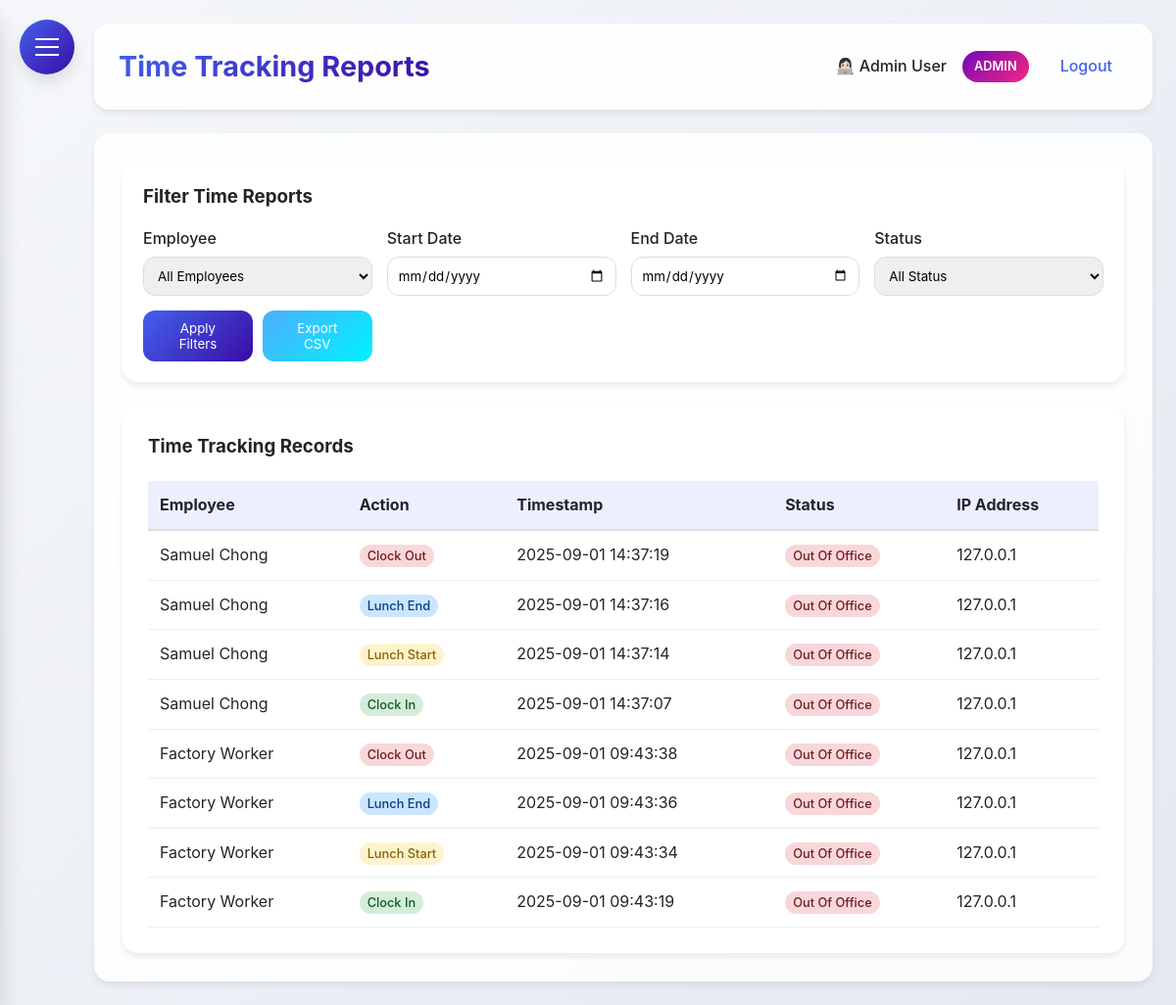
The page /time_reports (signed in) on the database its author committed.
### HerculesSystem.py (models this page shows, shortened)
class Employee(UserMixin, db.Model):
    id = db.Column(db.Integer, primary_key=True)
    username = db.Column(db.String(80), unique=True, nullable=False)
    password = db.Column(db.String(120), nullable=False)
    full_name = db.Column(db.String(120), nullable=False)
    email = db.Column(db.String(120), unique=True, nullable=False)
    department = db.Column(db.String(80))
    position = db.Column(db.String(80))
    hire_date = db.Column(db.Date)
    is_admin = db.Column(db.Boolean, default=False)
    user_type = db.Column(db.String(20), default='employee')  # admin, supervisor, office, factory
    last_clock_in = db.Column(db.DateTime)
    last_clock_out = db.Column(db.DateTime)
    last_lunch_start = db.Column(db.DateTime)
    last_lunch_end = db.Column(db.DateTime)

class TimeTracking(db.Model):
    id = db.Column(db.Integer, primary_key=True)
    employee_id = db.Column(db.Integer, db.ForeignKey('employee.id'), nullable=False)
    action_type = db.Column(db.String(20), nullable=False)  # clock_in, clock_out, lunch_start, lunch_end
    timestamp = db.Column(db.DateTime, default=datetime.utcnow)
    status = db.Column(db.String(20))  # in_office, out_of_office
    ip_address = db.Column(db.String(45))
    employee = db.relationship('Employee', backref=db.backref('time_tracking', lazy=True))

### HerculesSystem.py (the view)
@app.route('/time_reports')
@login_required
def time_reports():
    employees = Employee.query.all() if current_user.user_type == 'admin' else []
    if current_user.user_type == 'admin':
        employee_id = request.args.get('employee_id')
        start_date = request.args.get('start_date')
        end_date = request.args.get('end_date')
        status = request.args.get('status')
        query = TimeTracking.query.join(Employee)
        if employee_id:
            query = query.filter(TimeTracking.employee_id == employee_id)
        if start_date:
            query = query.filter(TimeTracking.timestamp >= start_date)
        if end_date:
            query = query.filter(TimeTracking.timestamp <= end_date + ' 23:59:59')
        if status:
            query = query.filter(TimeTracking.status == status)
        time_records = query.order_by(TimeTracking.timestamp.desc()).all()
    else:
        time_records = TimeTracking.query.filter_by(employee_id=current_user.id).order_by(TimeTracking.timestamp.desc()).all()
    return render_template('time_reports.html', time_records=time_records, employees=employees)

### HerculesSystem.py (called while the page is built)
@app.after_request
def add_security_headers(response):
    response.headers['Permissions-Policy'] = 'geolocation=()'
    return response

@login_manager.user_loader
def load_user(user_id):
    return db.session.get(Employee, int(user_id))

@app.context_processor
def inject_now():
    return {'now': datetime.utcnow()}

@app.before_request
def before_request():
    if request.url.startswith('https://'):
        new_url = request.url.replace('https://', 'http://', 1)
        return redirect(new_url, code=301)

### templates/time_reports.html (shortened to what this page needs)
{% extends "base.html" %}
{% block content %}
<div class="dashboard-container">
    {% if current_user.user_type == 'admin' %}
    <div class="glass" style="padding: 20px; border-radius: var(--border-radius-lg); margin-bottom: 25px;">
        <h3 style="margin-bottom: 15px;">Filter Time Reports</h3>
        <form id="filterForm" method="GET" action="{{ url_for('time_reports') }}">
            <div style="display: grid; grid-template-columns: repeat(auto-fit, minmax(200px, 1fr)); gap: 15px; align-items: end;">
                <div>
                    <label style="display: block; margin-bottom: 5px; font-weight: 500;">Employee</label>
                    <select name="employee_id" style="width: 100%; padding: 10px; border-radius: var(--border-radius); border: 1px solid #ddd;">
                        <option value="">All Employees</option>
                    </select>
                </div>
                <div>
                    <label style="display: block; margin-bottom: 5px; font-weight: 500;">Start Date</label>
                    <input type="date" name="start_date" value="{{ request.args.get('start_date', '') }}" style="width: 100%; padding: 10px; border-radius: var(--border-radius); border: 1px solid #ddd;">
                </div>
                <div>
                    <label style="display: block; margin-bottom: 5px; font-weight: 500;">End Date</label>
                    <input type="date" name="end_date" value="{{ request.args.get('end_date', '') }}" style="width: 100%; padding: 10px; border-radius: var(--border-radius); border: 1px solid #ddd;">
                </div>
                <div>
                    <label style="display: block; margin-bottom: 5px; font-weight: 500;">Status</label>
                    <select name="status" style="width: 100%; padding: 10px; border-radius: var(--border-radius); border: 1px solid #ddd;">
                        <option value="" {% if not request.args.get('status') %}selected{% endif %}>All Status</option>
                    </select>
                </div>
                <div style="display: flex; gap: 10px;">
                    <button type="submit" style="background: var(--gradient-primary); color: white; padding: 10px 20px; border: none; border-radius: var(--border-radius); cursor: pointer; flex: 1;">
                        Apply Filters
                    </button>
                    <button type="button" id="exportButton" style="background: linear-gradient(135deg, #4facfe 0%, #00f2fe 100%); color: white; padding: 10px 20px; border: none; border-radius: var(--border-radius); cursor: pointer; flex: 1;">
                        Export CSV
                    </button>
                </div>
            </div>
        </form>
    </div>
    {% endif %}
    <div class="glass" style="padding: 25px; border-radius: var(--border-radius-lg);">
        <h3 style="margin-bottom: 20px;">Time Tracking Records</h3>
        {% if time_records %}
        <div style="overflow-x: auto;">
            <table style="width: 100%; border-collapse: collapse;">
                <thead>
                    <tr style="background: rgba(67, 97, 238, 0.1);">
                        {% if current_user.user_type == 'admin' %}
                        <th style="padding: 12px; text-align: left; border-bottom: 2px solid #ddd;">Employee</th>
                        {% endif %}
                        <th style="padding: 12px; text-align: left; border-bottom: 2px solid #ddd;">Action</th>
                        <th style="padding: 12px; text-align: left; border-bottom: 2px solid #ddd;">Timestamp</th>
                        {% if current_user.user_type == 'admin' %}
                        <th style="padding: 12px; text-align: left; border-bottom: 2px solid #ddd;">Status</th>
                        <th style="padding: 12px; text-align: left; border-bottom: 2px solid #ddd;">IP Address</th>
                        {% endif %}
                    </tr>
                </thead>
                <tbody>
                    {% for record in time_records %}
                    <tr>
                        {% if current_user.user_type == 'admin' %}
                        <td style="padding: 12px; border-bottom: 1px solid #eee;">{{ record.employee.full_name }}</td>
                        {% endif %}
                        <td style="padding: 12px; border-bottom: 1px solid #eee;">
                            <span style="
                                padding: 4px 8px;
                                border-radius: 12px;
                                font-size: 0.8rem;
                                font-weight: 500;
                                {% if record.action_type == 'clock_in' %}background: #d4edda; color: #155724;
                                {% elif record.action_type == 'clock_out' %}background: #f8d7da; color: #721c24;
                                {% elif record.action_type == 'lunch_start' %}background: #fff3cd; color: #856404;
                                {% elif record.action_type == 'lunch_end' %}background: #cce5ff; color: #004085;
                                {% endif %}
                            ">
                                {{ record.action_type.replace('_', ' ').title() }}
                            </span>
                        </td>
                        <td style="padding: 12px; border-bottom: 1px solid #eee;">{{ record.timestamp.strftime('%Y-%m-%d %H:%M:%S') }}</td>
                        {% if current_user.user_type == 'admin' %}
                        <td style="padding: 12px; border-bottom: 1px solid #eee;">
                            <span style="
                                padding: 4px 8px;
                                border-radius: 12px;
                                font-size: 0.8rem;
                                font-weight: 500;
                                {% if record.status == 'in_office' %}background: #d4edda; color: #155724;
                                {% else %}background: #f8d7da; color: #721c24;
                                {% endif %}
                            ">
                                {{ record.status.replace('_', ' ').title() if record.status else 'N/A' }}
                            </span>
                        </td>
                        <td style="padding: 12px; border-bottom: 1px solid #eee;">{{ record.ip_address or 'N/A' }}</td>
                        {% endif %}
                    </tr>
                    {% endfor %}
                </tbody>
            </table>
        </div>
        {% else %}
        <p style="text-align: center; color: var(--gray); padding: 40px;">No time tracking records found.</p>
        {% endif %}
    </div>
</div>
{% endblock %}

### templates/base.html (shortened to what this page needs)
<!DOCTYPE html>
<html lang="en">
<head>
</head>
<body>
    <div class="hamburger-menu" id="hamburgerMenu">
        <span></span>
    </div>
    <div class="main-content" id="mainContent">
        <div class="header">
            <h1>{% block header %}Hercules HR{% endblock %}</h1>
            <div class="user-info">
                {% if current_user.is_authenticated %}
                <span>👩🏻‍💻 {{ current_user.full_name }}</span>
                {% if current_user.user_type == 'admin' %}
                <span class="admin-badge">ADMIN</span>
                {% endif %}
                <a href="{{ url_for('logout') }}">Logout</a>
                {% else %}
                <a href="{{ url_for('login') }}">Login</a>
                {% endif %}
            </div>
        </div>
        <div class="content">
            {% block content %}{% endblock %}
        </div>
    </div>
</body>
</html>

### templates/base.html (style rules this page uses)
:root { --primary: #4361ee; --secondary: #3a0ca3; --accent: #7209b7; --success: #4cc9f0; --danger: #f72585; --warning: #fca311; --info: #4895ef; --light: #f8f9fa; --dark: #212529; --gray: #6c757d; --gradient-primary: linear-gradient(135deg, #4361ee, #3a0ca3); --gradient-accent: linear-gradient(135deg, #7209b7, #f72585); --shadow-sm: 0 4px 6px rgba(0, 0, 0, 0.07); --shadow-md: 0 8px 15px rgba(0, 0, 0, 0.1); --shadow-lg: 0 15px 25px rgba(0, 0, 0, 0.15); --border-radius: 12px; --border-radius-lg: 16px; --border-radius-xl: 20px; --sidebar-radius: 20px; }
* { margin: 0; padding: 0; box-sizing: border-box; font-family: 'Inter', 'Segoe UI', system-ui, -apple-system, sans-serif; }
body { display: flex; min-height: 100vh; background: linear-gradient(135deg, #f5f7fa 0%, #e4e8f0 100%); color: var(--dark); line-height: 1.6; }
.glass { background: rgba(255, 255, 255, 0.85); backdrop-filter: blur(10px); border-radius: var(--border-radius); border: 1px solid rgba(255, 255, 255, 0.2); box-shadow: var(--shadow-sm); }
.hamburger-menu { position: fixed; top: 20px; left: 20px; z-index: 1000; cursor: pointer; background: var(--gradient-primary); border-radius: 50%; width: 56px; height: 56px; display: flex; align-items: center; justify-content: center; box-shadow: var(--shadow-md); transition: all 0.3s ease; }
.hamburger-menu span { display: block; width: 24px; height: 2px; background: #fff; position: relative; transition: all 0.3s cubic-bezier(0.4, 0, 0.2, 1); }
.hamburger-menu span:before, .hamburger-menu span:after { content: ''; position: absolute; width: 24px; height: 2px; background: #fff; transition: all 0.3s cubic-bezier(0.4, 0, 0.2, 1); }
.hamburger-menu span:before { top: -8px; }
.hamburger-menu span:after { top: 8px; }
.main-content { flex: 1; padding: 24px; margin-left: 0; transition: margin-left 0.3s cubic-bezier(0.4, 0, 0.2, 1); padding-left: 96px; }
.header { background: rgba(255, 255, 255, 0.9); backdrop-filter: blur(10px); padding: 20px 24px; border-radius: var(--border-radius-lg); box-shadow: var(--shadow-sm); display: flex; justify-content: space-between; align-items: center; margin-bottom: 24px; border: 1px solid rgba(255, 255, 255, 0.2); }
.header h1 { font-size: 1.8rem; font-weight: 700; background: var(--gradient-primary); -webkit-background-clip: text; background-clip: text; color: transparent; }
.user-info { display: flex; align-items: center; gap: 16px; }
.user-info span { color: var(--dark); font-weight: 500; }
.user-info .admin-badge { background: var(--gradient-accent); color: white; padding: 6px 12px; border-radius: 20px; font-size: 0.8rem; font-weight: 600; }
.user-info a { color: var(--primary); text-decoration: none; font-weight: 500; transition: all 0.2s ease; padding: 8px 16px; border-radius: 8px; }
.content { background: rgba(255, 255, 255, 0.85); backdrop-filter: blur(10px); padding: 28px; border-radius: var(--border-radius-lg); box-shadow: var(--shadow-sm); border: 1px solid rgba(255, 255, 255, 0.2); }
.content { animation: fadeIn 0.4s ease-out; }

### rows shown on the page
Employee: full_name "Admin User"
TimeTracking: employee.full_name "Samuel Chong", action_type.replace "Clock Out", timestamp "2025-09-01 14:37:19", status.replace "Out Of Office", ip_address "127.0.0.1"
TimeTracking: employee.full_name "Samuel Chong", action_type.replace "Lunch End", timestamp "2025-09-01 14:37:16", status.replace "Out Of Office", ip_address "127.0.0.1"
TimeTracking: employee.full_name "Samuel Chong", action_type.replace "Lunch Start", timestamp "2025-09-01 14:37:14", status.replace "Out Of Office", ip_address "127.0.0.1"
TimeTracking: employee.full_name "Samuel Chong", action_type.replace "Clock In", timestamp "2025-09-01 14:37:07", status.replace "Out Of Office", ip_address "127.0.0.1"
TimeTracking: employee.full_name "Factory Worker", action_type.replace "Clock Out", timestamp "2025-09-01 09:43:38", status.replace "Out Of Office", ip_address "127.0.0.1"
TimeTracking: employee.full_name "Factory Worker", action_type.replace "Lunch End", timestamp "2025-09-01 09:43:36", status.replace "Out Of Office", ip_address "127.0.0.1"
TimeTracking: employee.full_name "Factory Worker", action_type.replace "Lunch Start", timestamp "2025-09-01 09:43:34", status.replace "Out Of Office", ip_address "127.0.0.1"
TimeTracking: employee.full_name "Factory Worker", action_type.replace "Clock In", timestamp "2025-09-01 09:43:19", status.replace "Out Of Office", ip_address "127.0.0.1"
